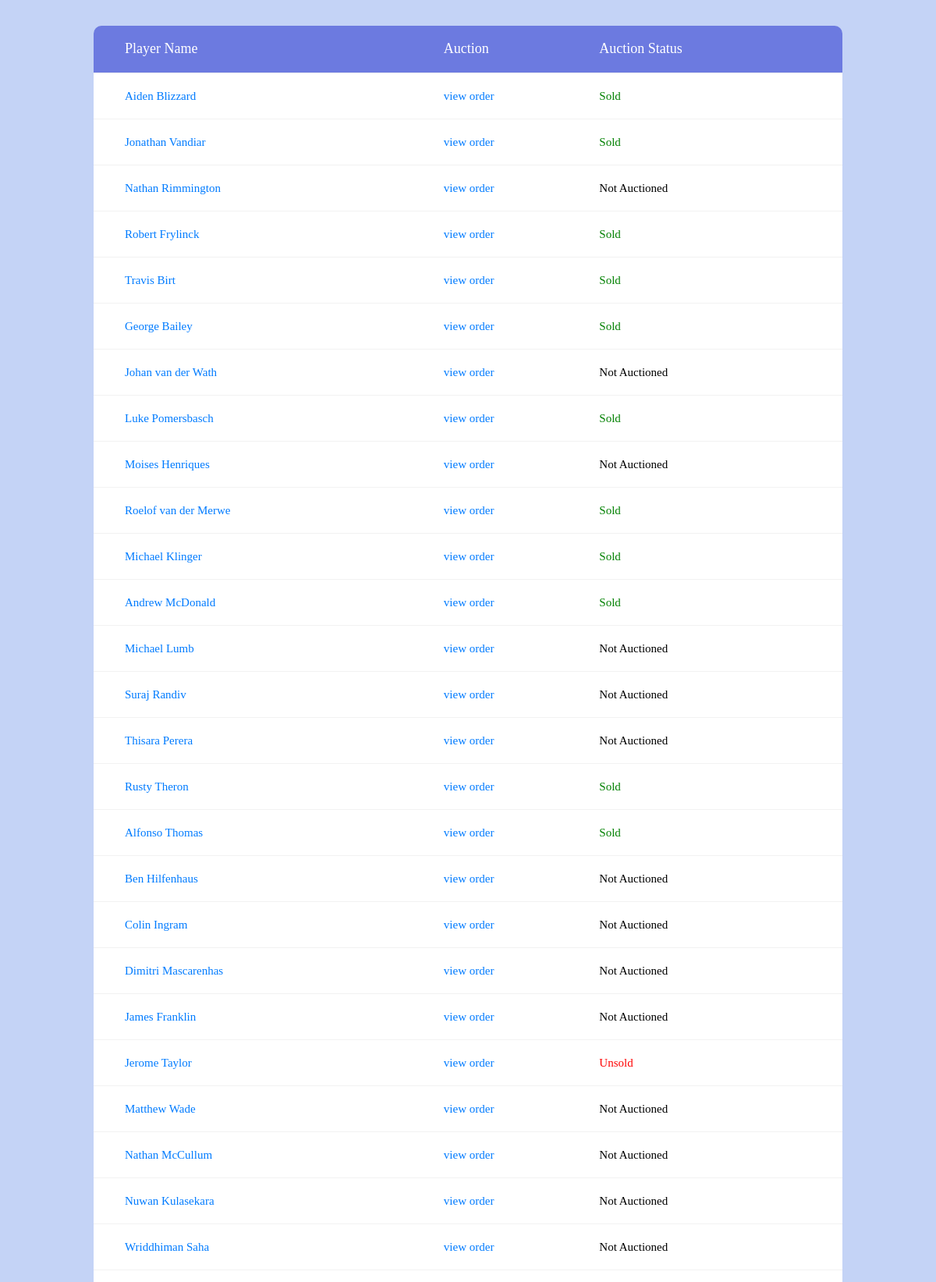
Page /auction/order/allorder.php (upper part) on the committed database.
### tables this page shows
CREATE TABLE `players` (
  `Player_Id` int(11) NOT NULL AUTO_INCREMENT,
  `Country` varchar(50) DEFAULT NULL,
  `Name` varchar(50) DEFAULT NULL,
  `Base_Price_Inlakh` int(11) DEFAULT '30',
  `matches` int(11) DEFAULT NULL,
  `Innings_Played` int(11) DEFAULT NULL,
  `Runs` int(11) DEFAULT NULL,
  `Highest_Score` int(11) DEFAULT NULL,
  `100s` int(11) DEFAULT NULL,
  `50s` int(11) DEFAULT NULL,
  `Bowling_econ` double DEFAULT NULL,
  `Auction_Flag` int(11) DEFAULT '0',
  `Sold_Flag` int(11) DEFAULT '0',
  `bowling_style` varchar(20) DEFAULT 'fast',
  `Is_Batsmen` int(11) DEFAULT '1',
  `Is_Bowler` int(11) DEFAULT '1',
  `price` int(11) DEFAULT '0',
  `Team_Id_Fk` int(11) DEFAULT NULL,
  PRIMARY KEY (`Player_Id`),
  KEY `playerforeign` (`Team_Id_Fk`),
  CONSTRAINT `playerforeign` FOREIGN KEY (`Team_Id_Fk`) REFERENCES `team` (`team_id`) ON DELETE SET NULL
);

### auction/order/allorder.php (the view, shortened to what this page needs)
<!DOCTYPE html>
<html lang="en">
<head>
	<link rel="stylesheet" type="text/css" href="vendor/bootstrap/css/bootstrap.min.css">
	<link rel="stylesheet" type="text/css" href="fonts/font-awesome-4.7.0/css/font-awesome.min.css">
	<link rel="stylesheet" type="text/css" href="vendor/animate/animate.css">
	<link rel="stylesheet" type="text/css" href="vendor/select2/select2.min.css">
	<link rel="stylesheet" type="text/css" href="vendor/perfect-scrollbar/perfect-scrollbar.css">
	<link rel="stylesheet" type="text/css" href="css/util.css">
	<link rel="stylesheet" type="text/css" href="css/main.css">
</head>
<body>
	<div class="limiter">
		<div class="container-table100">
			<div class="wrap-table100">
					<div class="table">
						<div class="row header">
							<div class="cell">
							    Player Name
							</div>
							<div class="cell">
							    Auction
							</div>
							<div class="cell">
								Auction Status
							</div>
						</div>
  <?php
      $conn=mysqli_connect("localhost","root","newrootpassword","cricket");
      $sql="SELECT Player_Id,Name,Sold_Flag,Auction_Flag from Players";
	  $result= $conn-> query($sql);
	  while($row = $result-> fetch_assoc())
	  {
	  if($result-> num_rows > 0)
		{
			 ?>
           <div class="row">
		       <div class="cell" data-title="Player Name">
			       <a href="/project/player_profile/player.php?id=<?php echo $row["Player_Id"];?>"><?php echo $row["Name"];?></a>
			   </div>
			   <div class="cell" data-title="Auction">
                    <a href="/project/auction/order/order.php?id=<?php echo $row["Player_Id"];?>">view order</a>
			   </div>
			  <?php if($row["Auction_Flag"]=="0")
			  {
				  ?>
	           <div class="cell" data-title="Auction Status">
			       <a><font color="black">Not Auctioned</font></a>
			   </div>
			  <?php
			  }
               else if($row["Auction_Flag"]=="1")
			   {
			   ?>
			   <div class="cell" data-title="Auction Status">
			       <a><font color="orange">Under Auction</font></a>
			   </div>
			   <?php
			   }
			   else if($row["Auction_Flag"]=="2" and $row["Sold_Flag"]=="1")
			   {
			   ?>
			   <div class="cell" data-title="Auction Status">
			       <a><font color="Green">Sold</font></a>
			   </div>
			   <?php
			   }
			   else if($row["Auction_Flag"]=="2" and $row["Sold_Flag"]=="0")
			   {
				?>
				<div class="cell" data-title="Auction Status">
			       <a><font color="Red">Unsold</font></a>
			   </div>
		       <?php
			   }
		       ?>
			</div>
			<?php
	     }
		}
 ?>
 					</div>
			</div>
		</div>
	</div>
</body>
</html>

### auction/order/css/main.css (style rules this page uses)
* { margin: 0px; padding: 0px; box-sizing: border-box; }
body, html { height: 100%; font-family: sans-serif; }
a { margin: 0px; transition: all 0.4s; -webkit-transition: all 0.4s; -o-transition: all 0.4s; -moz-transition: all 0.4s; }
.limiter { width: 100%; margin: 0 auto; }
.container-table100 { width: 100%; min-height: 100vh; background: #c4d3f6; display: -webkit-box; display: -webkit-flex; display: -moz-box; display: -ms-flexbox; display: flex; align-items: center; justify-content: center; flex-wrap: wrap; padding: 33px 30px; }
.wrap-table100 { width: 960px; border-radius: 10px; overflow: hidden; }
.table { width: 100%; display: table; margin: 0; }
.row { display: table-row; background: #fff; }
.row.header { color: #ffffff; background: #6c7ae0; }
.cell { display: table-cell; }
.row .cell { font-family: Poppins-Regular; font-size: 15px; color: #666666; line-height: 1.2; font-weight: unset !important; padding-top: 20px; padding-bottom: 20px; border-bottom: 1px solid #f2f2f2; }
.row.header .cell { font-family: Poppins-Regular; font-size: 18px; color: #fff; line-height: 1.2; font-weight: unset !important; padding-top: 19px; padding-bottom: 19px; }
.row .cell:nth-child(1) { width: 360px; padding-left: 40px; }
.row .cell:nth-child(2) { width: 160px; }
.row .cell:nth-child(3) { width: 250px; }
.table, .row { width: 100% !important; }

### rows in the picture
players: Name "Aiden Blizzard", Auction_Flag "Sold"
players: Name "Jonathan Vandiar", Auction_Flag "Sold"
players: Name "Nathan Rimmington", Auction_Flag "Not Auctioned"
players: Name "Robert Frylinck", Auction_Flag "Sold"
players: Name "Travis Birt", Auction_Flag "Sold"
players: Name "George Bailey", Auction_Flag "Sold"
players: Name "Johan van der Wath", Auction_Flag "Not Auctioned"
players: Name "Luke Pomersbasch", Auction_Flag "Sold"
players: Name "Moises Henriques", Auction_Flag "Not Auctioned"
players: Name "Roelof van der Merwe", Auction_Flag "Sold"
players: Name "Michael Klinger", Auction_Flag "Sold"
players: Name "Andrew McDonald", Auction_Flag "Sold"
players: Name "Michael Lumb", Auction_Flag "Not Auctioned"
players: Name "Suraj Randiv", Auction_Flag "Not Auctioned"
players: Name "Thisara Perera", Auction_Flag "Not Auctioned"
players: Name "Rusty Theron", Auction_Flag "Sold"
players: Name "Alfonso Thomas", Auction_Flag "Sold"
players: Name "Ben Hilfenhaus", Auction_Flag "Not Auctioned"
players: Name "Colin Ingram", Auction_Flag "Not Auctioned"
players: Name "Dimitri Mascarenhas", Auction_Flag "Not Auctioned"
players: Name "James Franklin", Auction_Flag "Not Auctioned"
players: Name "Jerome Taylor", Auction_Flag "Unsold"
players: Name "Matthew Wade", Auction_Flag "Not Auctioned"
players: Name "Nathan McCullum", Auction_Flag "Not Auctioned"
players: Name "Nuwan Kulasekara", Auction_Flag "Not Auctioned"
players: Name "Wriddhiman Saha", Auction_Flag "Not Auctioned"
